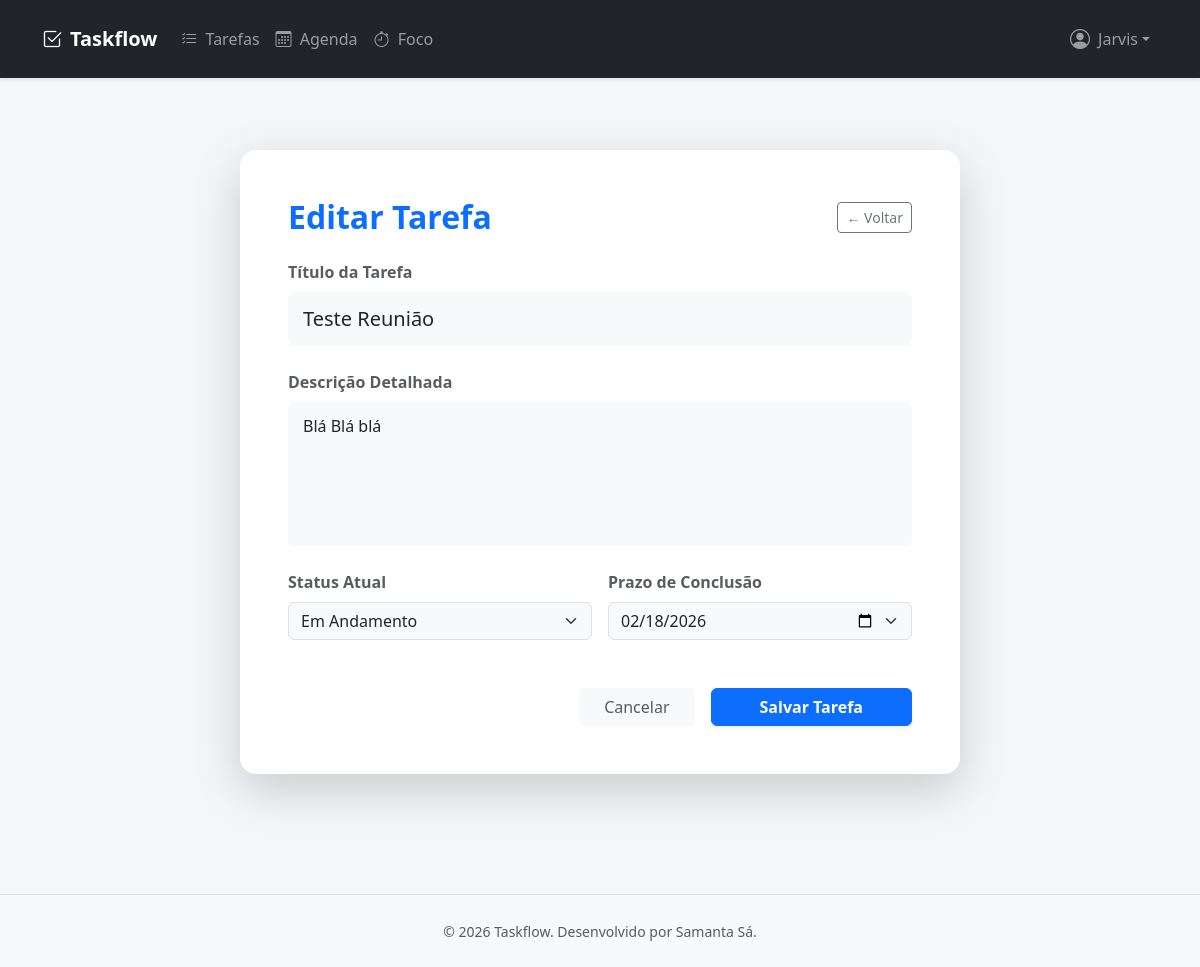
Page /tasks/9/edit/ (signed in) on the committed database.
### tasks/models.py (models this page shows, shortened)
class Task(models.Model):
    STATUS_PENDING = 'PENDENTE'
    STATUS_IN_PROGRESS = 'EM_ANDAMENTO'
    STATUS_COMPLETED = 'COMPLETO'
    STATUS_CHOICES = [
        (STATUS_PENDING, 'Pendente'),
        (STATUS_IN_PROGRESS, 'Em Andamento'),
        (STATUS_COMPLETED, 'Completo'),
    ]
    title = models.CharField(max_length=255)
    description = models.TextField(blank=True)
    status = models.CharField(
        max_length=50,
        choices=STATUS_CHOICES,
        default=STATUS_PENDING
    )
    due_date = models.DateField(null=True, blank=True)
    created_at = models.DateTimeField(auto_now_add=True)
    updated_at = models.DateTimeField(auto_now=True)
    user = models.ForeignKey(
        User,
        on_delete=models.CASCADE,
        related_name='tasks'
    )
    class Meta:
        ordering = ['-created_at']

### tasks/views.py (the view)
# urls.py: path('<int:pk>/edit/', views.task_update, name='task_update'),
@login_required
def task_update(request, pk):
    task = get_object_or_404(Task, pk=pk, user=request.user)
    if request.method == 'POST':
        form = TaskForm(request.POST, instance=task)
        if form.is_valid():
            form.save()
            return redirect('task_list')
    else:
        form = TaskForm(instance=task)
    return render(request, 'tasks/task_form.html', {'form': form})

### tasks/forms.py
class TaskForm(forms.ModelForm):
    class Meta:
        model = Task
        fields = ['title', 'description', 'status', 'due_date']
        widgets = {
            'due_date': forms.DateInput(attrs={'type': 'date'}),
        }

### templates/tasks/task_form.html (shortened to what this page needs)
{% extends 'base.html' %}
{% load widget_tweaks %}
{% block content %}
<div class="container py-5">
    <div class="row justify-content-center">
        <div class="col-lg-8 col-md-10">
            <div class="card shadow-lg border-0 rounded-4">
                <div class="card-body p-5">
                    <div class="d-flex justify-content-between align-items-center mb-4">
                        <h2 class="fw-bold text-primary m-0">
                            {% if form.instance.pk %}Editar Tarefa{% else %}Nova Tarefa{% endif %}
                        </h2>
                        <a href="{% url 'task_list' %}" class="btn btn-outline-secondary btn-sm">
                            &larr; Voltar
                        </a>
                    </div>
                    <form method="post" novalidate>
                        <div class="mb-4">
                            <label class="form-label text-muted fw-semibold">Título da Tarefa</label>
                            {% render_field form.title class="form-control form-control-lg bg-light" placeholder="Ex: Reunião com a equipe de Design" %}
                        </div>
                        <div class="mb-4">
                            <label class="form-label text-muted fw-semibold">Descrição Detalhada</label>
                            {% render_field form.description class="form-control bg-light" rows="5" placeholder="Descreva os detalhes desta tarefa..." %}
                        </div>
                        <div class="row g-3 mb-4">
                            <div class="col-md-6">
                                <label class="form-label text-muted fw-semibold">Status Atual</label>
                                {% render_field form.status class="form-select bg-light" %}
                            </div>
                            <div class="col-md-6">
                                <label class="form-label text-muted fw-semibold">Prazo de Conclusão</label>
                                {% render_field form.due_date class="form-select bg-light" type="date" %}
                            </div>
                        </div>
                        <div class="d-grid gap-2 d-md-flex justify-content-md-end mt-5">
                            <a href="{% url 'task_list' %}" class="btn btn-light text-muted px-4 me-md-2">Cancelar</a>
                            <button type="submit" class="btn btn-primary px-5 shadow-sm fw-bold">
                                Salvar Tarefa
                            </button>
                        </div>
                    </form>
                </div>
            </div>
        </div>
    </div>
</div>
{% endblock %}

### templates/base.html (shortened to what this page needs)
{% load static %}
<!DOCTYPE html>
<html lang="pt-br">
<head>
    <link href="https://cdn.jsdelivr.net/npm/bootstrap@5.3.0/dist/css/bootstrap.min.css" rel="stylesheet">
    <link rel="stylesheet" href="https://cdn.jsdelivr.net/npm/bootstrap-icons@1.10.0/font/bootstrap-icons.css">
    <link rel="stylesheet" href="{% static 'css/style.css' %}">
</head>
<body>
    <nav class="navbar navbar-expand-lg navbar-dark bg-dark py-3 shadow-sm">
        <div class="container">
            <a class="navbar-brand fw-bold d-flex align-items-center" href="#">
                <i class="bi bi-check2-square me-2"></i> Taskflow
            </a>
            <div class="collapse navbar-collapse" id="navbarNav">
                {% if user.is_authenticated %}
                <ul class="navbar-nav me-auto mb-2 mb-lg-0">
                    <li class="nav-item">
                        <a class="nav-link" href="{% url 'task_list' %}">
                            <i class="bi bi-list-check me-1"></i> Tarefas
                        </a>
                    </li>
                    <li class="nav-item">
                        <a class="nav-link" href="#">
                            <i class="bi bi-calendar3 me-1"></i> Agenda
                        </a>
                    </li>
                    <li class="nav-item">
                        <a class="nav-link" href="#">
                            <i class="bi bi-stopwatch me-1"></i> Foco
                        </a>
                    </li>
                </ul>
                <ul class="navbar-nav">
                    <li class="nav-item dropdown">
                        <a class="nav-link dropdown-toggle d-flex align-items-center" href="#" role="button" data-bs-toggle="dropdown" aria-expanded="false">
                            <i class="bi bi-person-circle me-2 fs-5"></i>
                            <span>{{ user.username|title }}</span>
                        </a>
                    </li>
                </ul>
                {% endif %}
            </div>
        </div>
    </nav>
    <main class="container py-4 flex-grow-1">
        {% block content %}
        {% endblock %}
    </main>
    <footer class="text-center py-4 text-muted mt-5 bg-light border-top">
        <small>&copy; 2026 Taskflow. Desenvolvido por Samanta Sá.</small>
    </footer>
</body>
</html>

### templates/static/css/style.css (style rules this page uses)
:root { --primary-color: #0d6efd; --bg-color: #f4f6f9; --card-hover: translateY(-5px); }
body { background-color: var(--bg-color); font-family: 'Segoe UI', Tahoma, Geneva, Verdana, sans-serif; min-height: 100vh; display: flex; flex-direction: column; }
footer { margin-top: auto; }
.form-control { border: none; padding: 12px 15px; }
textarea.form-control { resize: none; }

### rows in the picture
Task: title "Teste Reunião", description "Blá Blá blá", status "Em Andamento", due_date "02/18/2026"

### other values in the picture
{{ user.username|title }} "Jarvis"
